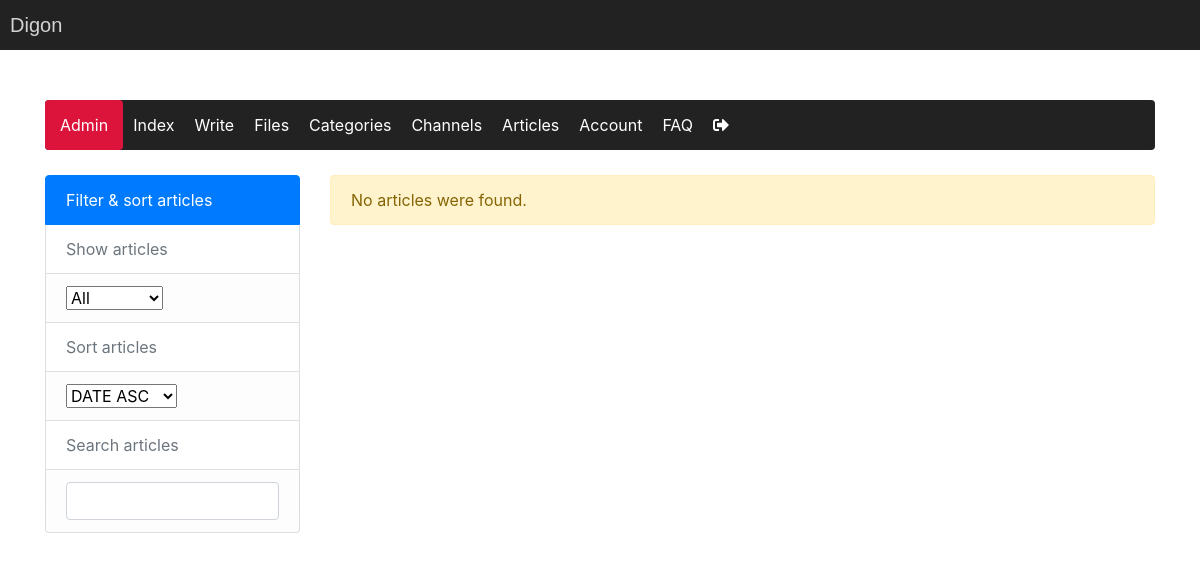
The page /pages/calendar.php (signed in) on the database as committed earlier.
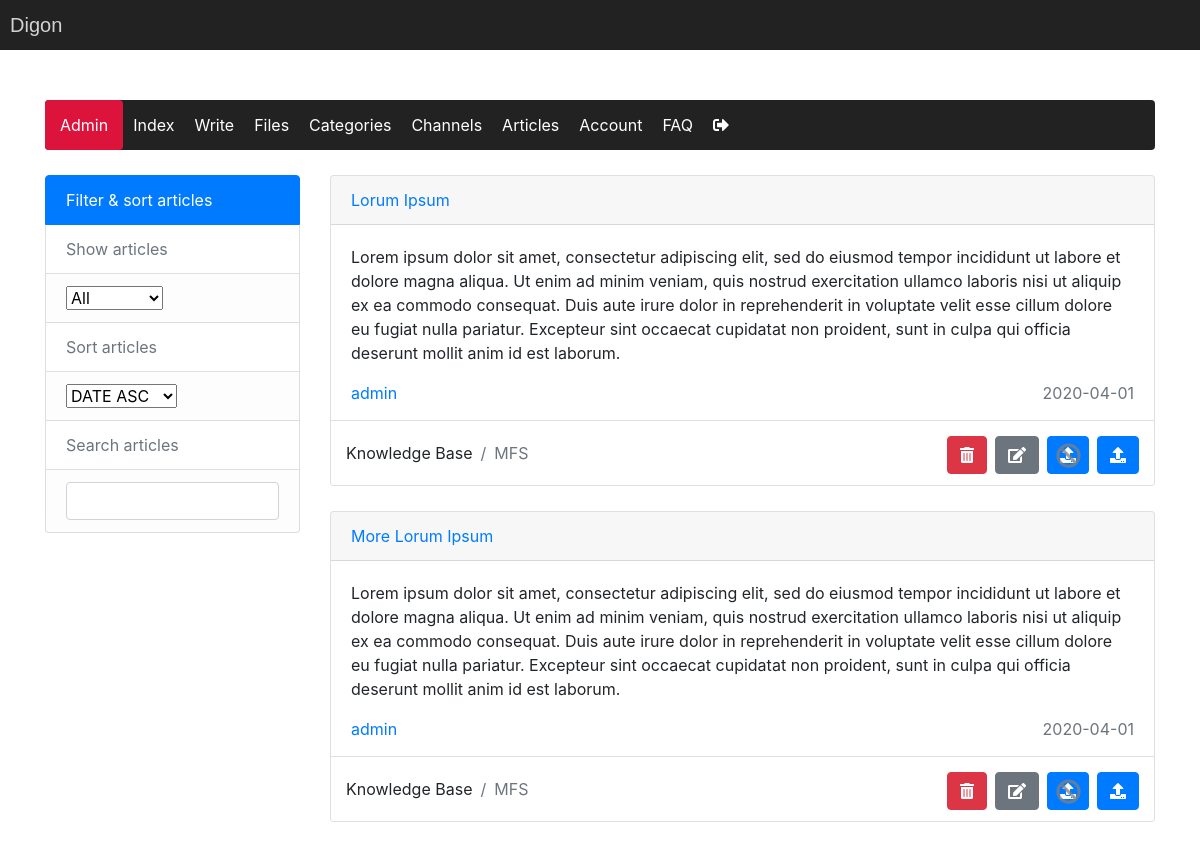
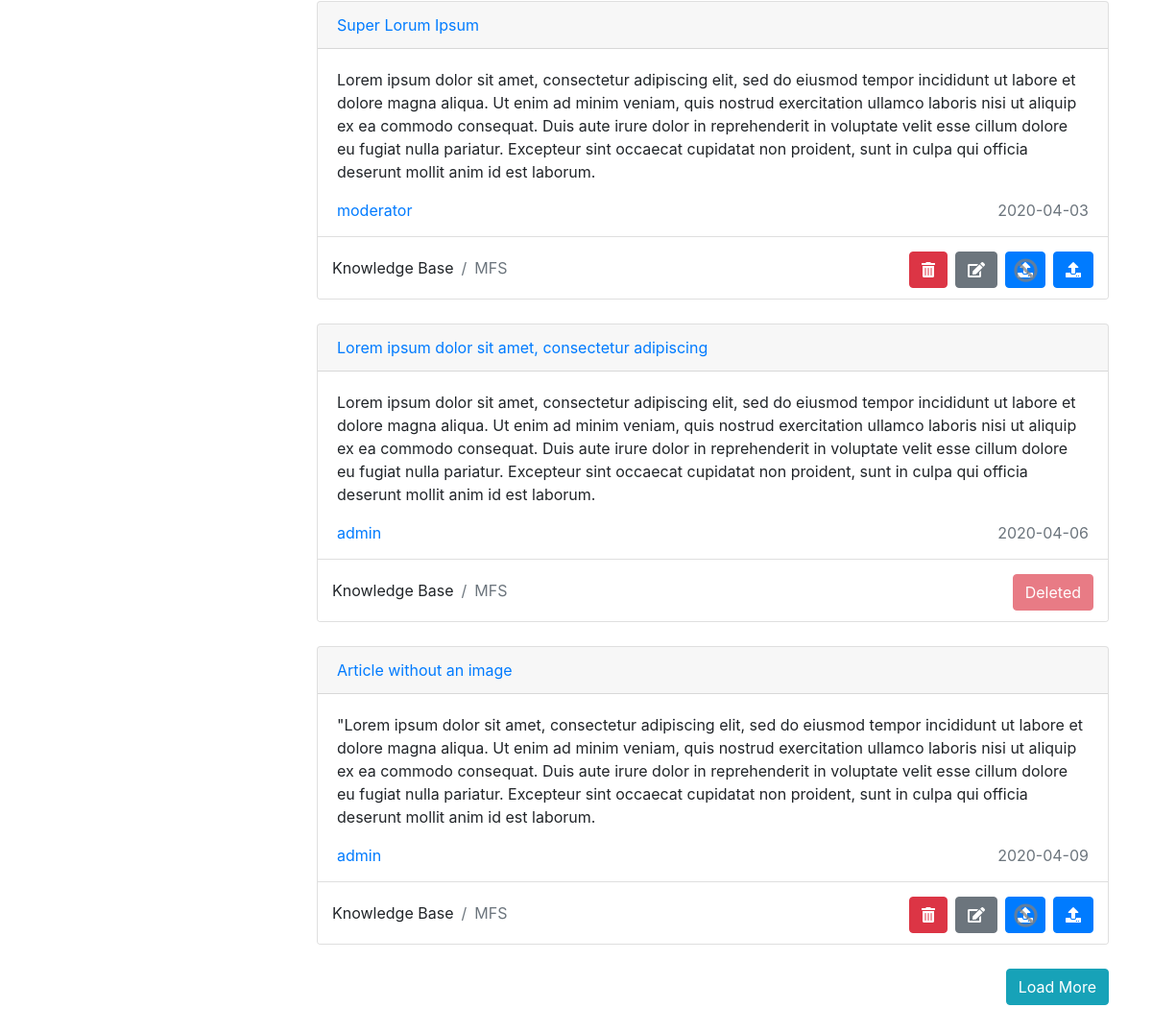
The same page on the database as committed later (2 pictures, top to bottom).
### tables this page shows
CREATE TABLE `article` (
  `row_id` int(11) NOT NULL,
  `author_id` int(11) NOT NULL,
  `creation_time` date NOT NULL,
  `published` tinyint(1) NOT NULL,
  `deleted` int(1) NOT NULL DEFAULT 0,
  `title` varchar(50) NOT NULL,
  `content` text NOT NULL,
  `abstract` text NOT NULL,
  `category_id` varchar(11) NOT NULL,
  `subcategory_id` varchar(11) NOT NULL,
  `signed_by` varchar(50) NOT NULL,
  `link` varchar(30) NOT NULL
);

CREATE TABLE `user` (
  `row_id` int(11) NOT NULL,
  `username` varchar(50) NOT NULL,
  `password` varchar(255) NOT NULL,
  `display_name` varchar(50) NOT NULL,
  `function` varchar(11) NOT NULL
);

CREATE TABLE `category` (
  `row_id` int(11) NOT NULL,
  `category` varchar(50) NOT NULL,
  `parent_id` int(11) NOT NULL
);

### classes/dbh.class.php (called while the page is built, shortened)
<?php
    class Dbh implements DatabaseConst, LinkUrl {
        protected function connect() {
            $conn = new mysqli(DatabaseConst::SERVERNAME, DatabaseConst::USERNAME, DatabaseConst::PASSWORD, DatabaseConst::DBNAME);
            return $conn;
        }
    }
?>

### classes/article.class.php (called while the page is built, shortened)
<?php
    class Article extends Dbh implements LinkUrl {
        protected function getArticles($visibility,$sort,$keyword,$limit) {
            switch ($visibility) {
                default:
                    $where = '(a.published IN (0,1))';
                    break;
            }
            switch ($sort) {
                default:
                    $order = "a.creation_time ASC";
                    break;
            }
            $sql = "SELECT a.row_id AS a_row_id, a.author_id AS a_author_id, a.creation_time AS a_creation_time, a.published AS a_published, a.deleted AS a_deleted, a.title AS a_title, a.content AS a_content, a.abstract
            AS a_abstract, a.category_id AS a_category_id, a.subcategory_id AS a_subcategory_id, a.signed_by AS a_signed_by, a.link AS a_link, c.row_id AS c_row_id, c.category AS c_category, c.parent_id AS c_parent_id,
            s.row_id AS s_row_id, s.category AS s_category, s.parent_id AS s_parent_id, u.row_id AS u_row_id, u.display_name AS u_displayname FROM article a
            LEFT JOIN category c ON a.category_id = c.row_id
            LEFT JOIN category s ON a.subcategory_id = s.row_id
            LEFT JOIN user u ON a.author_id = u.row_id
            WHERE (a.title LIKE '%$keyword%' OR u.display_name LIKE '%$keyword%' OR a.abstract LIKE '%$keyword%' OR s.category LIKE '%$keyword%' OR c.category LIKE '%$keyword%') AND $where
            ORDER BY $order
            LIMIT $limit";
            $result = $this->connect()->query($sql);
            return $result;
        }
    }
?>

### classes/channel.class.php (called while the page is built, shortened)
<?php
    Class Channel extends Dbh implements LinkUrl {
        protected function getNonPublishedChannels($articleID) {
            $sql = "SELECT row_id, name, type FROM channel WHERE NOT EXISTS (
            SELECT NULL
            FROM articlechannel
            WHERE articlechannel.channel_id = channel.row_id AND articlechannel.article_id=$articleID
            )";
            $result = $this->connect()->query($sql);
            return $result;
        }
        protected function getPublishedChannels($articleID) {
            $sql = "SELECT c.row_id AS c_row_id, c.name AS c_name, c.type AS c_type  FROM articlechannel ac
            LEFT JOIN channel c ON ac.channel_id=c.row_id
            WHERE ac.article_id=$articleID AND c.can_unpublish=1";
            $result = $this->connect()->query($sql);
            return $result;
        }
    }
?>

### classes/channelview.class.php (called while the page is built, shortened)
<?php
    Class ChannelView extends channel implements LinkUrl {
        public function articleViewGetNonPublishedMedia($articleID) {
            return $this->getNonPublishedChannels($articleID);
        }
        public function articleViewGetPublishedMedia($articleID) {
            return $this->getPublishedChannels($articleID);
        }
    }
?>

### classes/articleview.class.php (the view, shortened to what the changed rows need)
<?php
    class ArticleView extends Article implements LinkUrl {
        public function showArticle($visibility,$sort,$keyword,$limit) {
            $FunctionsObj = new Functions();
            $visibility = $this->connect()->real_escape_string($visibility);
            $sort = $this->connect()->real_escape_string($sort);
            $keyword = $this->connect()->real_escape_string($keyword);
            $limit = $this->connect()->real_escape_string($limit);
            $result = $this->getArticles($visibility,$sort,$keyword,$limit);
            if ($result->num_rows > 0) {
                while($row = $result->fetch_assoc()) {
                    echo '<div class="card calendar-article-container">';
                    echo '<div class="card-header">';
                    echo '<p class="calendar-article-header-title text-primary">'.$row["a_title"].'</p>';
                    echo '</div>';
                    echo '<div class="card-body calendar-article-card-body">';
                    echo '<p class="card-text">'.$row["a_abstract"].'</p>';
                    echo '<div class="calendar-article-card-inner-body">';
                    echo '<p class="calendar-article-card-inner-body-text text-primary">'.$row["u_displayname"].'</p>';
                    echo '<p class="calendar-article-card-inner-body-text text-secondary">'.$row["a_creation_time"].'</p>';
                    echo '</div>';
                    echo '</div>';
                    echo '<div class="card-footer calendar-article-card-footer bg-white">';
                    echo '<ol class="breadcrumb calendar-article-breadcrumb-category bg-white">';
                    echo '<li class="breadcrumb-item">'.$row["c_category"].'</li>';
                    echo '<li class="breadcrumb-item text-secondary">'.$row["s_category"].'</li>';
                    echo '<div class="testerr">';
                    if ($row["a_deleted"] == 0) {
                        echo '<button class="btn btn-danger calendar-article-button delete-button" onclick="askDeleteArticle('.$row["a_row_id"].')" type="button"><i class="fas fa-trash-alt"></i></button>';
                        echo '<button class="btn btn-secondary calendar-article-button edit-button" onclick="editArticle(\''.$row["a_link"].'\')" type="button"><i class="fas fa-edit"></i></button>';
                        $ChannelViewObj = new ChannelView();
                        if ($ChannelViewObj->articleViewGetPublishedMedia($row["a_row_id"])->num_rows > 0) {
                            echo '<button class="btn btn-primary calendar-article-button unpublish-button" onclick="askUnpublishArticle('.$row["a_row_id"].')" type="button">
                              <i class="fas fa-upload"></i><i class="fas fa-ban"></i></button>';
                        } else {
                            if ($row["a_published"] == 1) {
                                echo '<button class="btn btn-primary calendar-article-button unpublish-button" onclick="askUnpublishArticle('.$row["a_row_id"].')" type="button">
                                <i class="fas fa-upload"></i><i class="fas fa-ban"></i></button>';
                            }
                        }
                        if ($ChannelViewObj->articleViewGetNonPublishedMedia($row["a_row_id"])->num_rows > 0) {
                            echo '<button class="btn btn-primary calendar-article-button publish-button" onclick="askPublishArticle('.$row["a_row_id"].')" type="button"><i class="fas fa-upload"></i></button>';
                        }
                    } else {
                        echo '<button class="btn btn-danger calendar-article-publish-button" type="button" disabled>Deleted</button>';
                    }
                    echo '</div>';
                    echo '</ol>';
                    echo '</div>';
                    echo '</div>';
                }
                echo "<div class='calendar-load-more'>";
                echo "<button class='btn btn-info' onclick='calendarLoadMoreArt()'>Load More</button>";
                echo "</div>";
            } else {
                echo $FunctionsObj->outcomeMessage("warning","No articles were found.");
            }
        }
    }
?>

### classes/functions.class.php (shortened to what the changed rows need)
<?php
    class Functions implements LinkUrl {
        public function outcomeMessage($outcome,$message) {
            if ($outcome === "success") {
               echo "<p class='alert alert-success' role='alert'>".$message."</p>";
            } else if($outcome === "error") {
                echo "<p class='alert alert-danger' role='alert'>".$message."</p>";
            } else {
                echo "<p class='alert alert-warning' role='alert'>".$message."</p>";
            }
        }
    }
?>

Rows that differ between the two databases and show on the page:
added article: title "Lorum Ipsum", abstract "Lorem ipsum dolor sit amet, consectetur adipiscing elit, sed do eiusmod tempor incididunt ut labore et dolore magna aliqua. Ut enim ad minim veniam, quis nostrud exercitation ullamco laboris nisi ut aliquip ex ea commodo consequat. Duis aute irure dolor in reprehenderit in voluptate velit esse cillum dolore eu fugiat nulla pariatur. Excepteur sint occaecat cupidatat non proident, sunt in culpa qui officia deserunt mollit anim id est laborum.", author.display_name "admin", creation_time "2020-04-01", category.category "Knowledge Base", category.category "MFS"
added article: title "More Lorum Ipsum", abstract "Lorem ipsum dolor sit amet, consectetur adipiscing elit, sed do eiusmod tempor incididunt ut labore et dolore magna aliqua. Ut enim ad minim veniam, quis nostrud exercitation ullamco laboris nisi ut aliquip ex ea commodo consequat. Duis aute irure dolor in reprehenderit in voluptate velit esse cillum dolore eu fugiat nulla pariatur. Excepteur sint occaecat cupidatat non proident, sunt in culpa qui officia deserunt mollit anim id est laborum.", author.display_name "admin", creation_time "2020-04-01", category.category "Knowledge Base", category.category "MFS"
added article: title "Super Lorum Ipsum", abstract "Lorem ipsum dolor sit amet, consectetur adipiscing elit, sed do eiusmod tempor incididunt ut labore et dolore magna aliqua. Ut enim ad minim veniam, quis nostrud exercitation ullamco laboris nisi ut aliquip ex ea commodo consequat. Duis aute irure dolor in reprehenderit in voluptate velit esse cillum dolore eu fugiat nulla pariatur. Excepteur sint occaecat cupidatat non proident, sunt in culpa qui officia deserunt mollit anim id est laborum.", author.display_name "moderator", creation_time "2020-04-03", category.category "Knowledge Base", category.category "MFS"
added article: title "Lorem ipsum dolor sit amet, consectetur adipiscing", abstract "Lorem ipsum dolor sit amet, consectetur adipiscing elit, sed do eiusmod tempor incididunt ut labore et dolore magna aliqua. Ut enim ad minim veniam, quis nostrud exercitation ullamco laboris nisi ut aliquip ex ea commodo consequat. Duis aute irure dolor in reprehenderit in voluptate velit esse cillum dolore eu fugiat nulla pariatur. Excepteur sint occaecat cupidatat non proident, sunt in culpa qui officia deserunt mollit anim id est laborum.", author.display_name "admin", creation_time "2020-04-06", category.category "Knowledge Base", category.category "MFS", deleted "Deleted"
added article: title "Article without an image", abstract "\"Lorem ipsum dolor sit amet, consectetur adipiscing elit, sed do eiusmod tempor incididunt ut labore et dolore magna aliqua. Ut enim ad minim veniam, quis nostrud exercitation ullamco laboris nisi ut aliquip ex ea commodo consequat. Duis aute irure dolor in reprehenderit in voluptate velit esse cillum dolore eu fugiat nulla pariatur. Excepteur sint occaecat cupidatat non proident, sunt in culpa qui officia deserunt mollit anim id est laborum.", author.display_name "admin", creation_time "2020-04-09", category.category "Knowledge Base", category.category "MFS"
Other text that changed with them:
$message: "No articles were found." → (not shown)
text now shown: "Load More"
